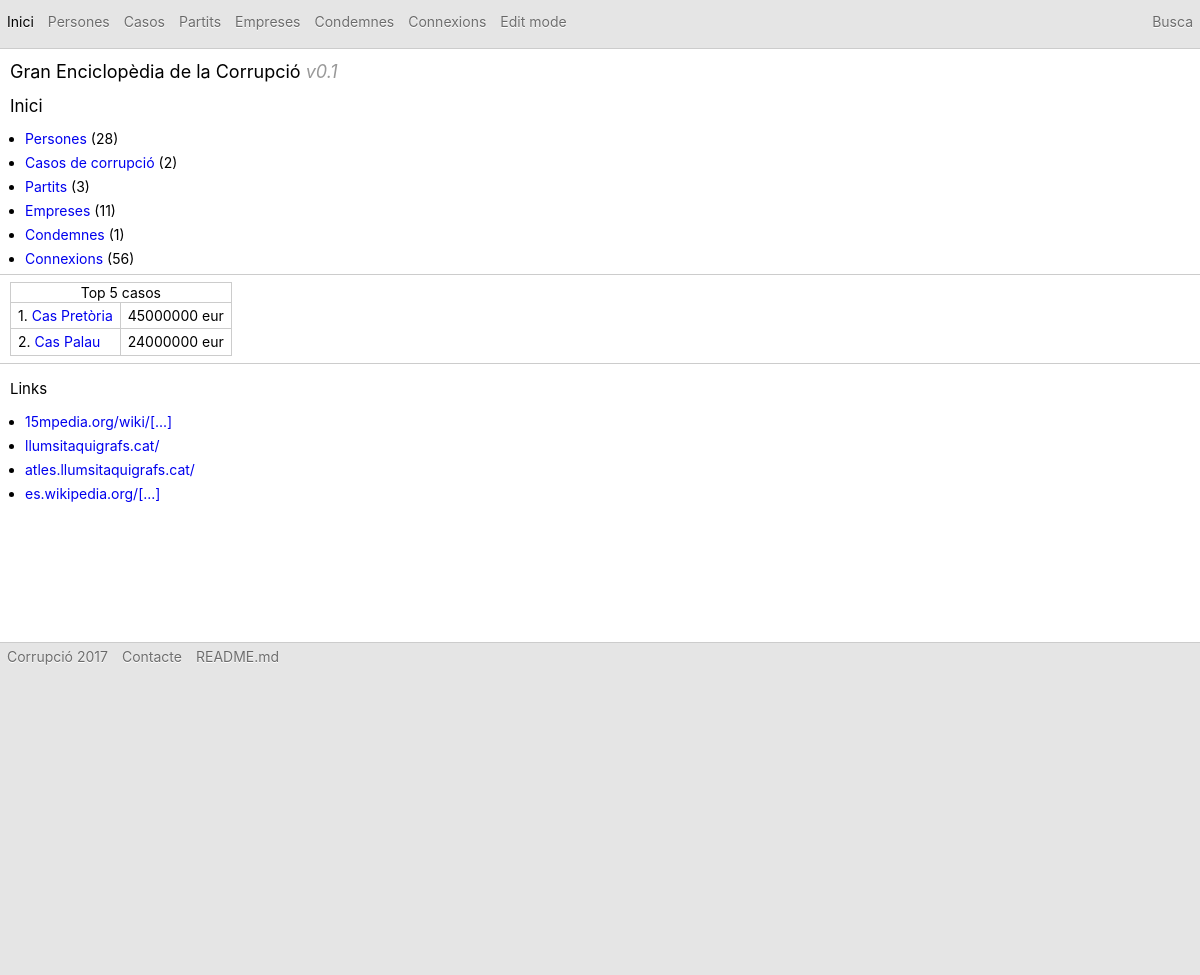
The page / on the database its author committed.
### tables this page shows
CREATE TABLE `casos` (
  `id` int(11) NOT NULL AUTO_INCREMENT,
  `nom` text NOT NULL,
  `espoli` float NOT NULL,
  `any` text NOT NULL,
  `estat` text NOT NULL,
  `modificacio` timestamp NOT NULL DEFAULT CURRENT_TIMESTAMP ON UPDATE CURRENT_TIMESTAMP,
  `descripcio` text NOT NULL,
  PRIMARY KEY (`id`)
);

### index.php (the view, shortened to what this page needs)
<!doctype html><html><head>
	<?php include'imports.php'?>
</head><body>
<?php include'navbar.php'?>
<h1>Gran Enciclopèdia de la Corrupció <i style=color:#999>v0.1</i></h1>
<h2>Inici</h2>
<div style=margin-right:20px>
	<ul id=resum>
		<?php
			function compta($taula){
				global $mysql;
				$sql="SELECT COUNT(*) FROM $taula";
				$res=$mysql->query($sql) or die(mysqli_error($mysql));
				$row=mysqli_fetch_assoc($res);
				$n=current($row);
				return $n;
			}
		?>
		<li><a href="persones.php"> Persones</a>                   (<?php echo compta('persones')?>)
		<li><a href="casos.php">    Casos de corrupció</a>         (<?php echo compta('casos')?>)
		<li><a href="partits.php">  Partits</a>                    (<?php echo compta('partits')?>)
		<li><a href="empreses.php"> Empreses</a>                   (<?php echo compta('empreses')?>)
		<li><a href="condemnes.php">Condemnes</a>                  (<?php echo compta('condemnes')?>)
		<li><a href="relacions.php">Connexions</a>
			(<?php
				$suma=compta('relacions_persona_cas')+
					compta('relacions_persona_partit')+
					compta('relacions_persona_empresa');
				echo $suma;
			?>)
	</ul>
</div>
<hr>
<div>
	<table id=top5>
		<tr><th colspan=2>Top 5 casos
		<?php
			$sql="SELECT * FROM casos ORDER BY espoli DESC LIMIT 5";
			$res=$mysql->query($sql) or die(mysqli_error($mysql));
			$i=1;
			while($row=mysqli_fetch_assoc($res))
			{
				$id=$row['id'];
				$nom=$row['nom'];
				$espoli=$row['espoli'];
				echo "<tr>
					<td>$i. <a href=cas.php?id=$id>$nom</a>
					<td>$espoli eur
				";
				$i++;
			}
		?>
	</table>
</div>
<hr>
<div><h3>Links</h3>
	<ul>
		<li><a target=_blank href="https://15mpedia.org/wiki/Lista_de_casos_de_corrupci%C3%B3n">
		15mpedia.org/wiki/[...]</a>
		<li><a target=_blank href="https://llumsitaquigrafs.cat/">llumsitaquigrafs.cat/</a>
		<li><a target=_blank href="https://atles.llumsitaquigrafs.cat/">atles.llumsitaquigrafs.cat/</a>
		<li><a target=_blank href="https://es.wikipedia.org/wiki/Anexo:Casos_judiciales_relacionados_con_corrupci%C3%B3n_pol%C3%ADtica_en_Espa%C3%B1a">
		es.wikipedia.org/[...]</a>
	</ul>
</div>
<?php include'footer.php'?>

### css.css (style rules this page uses)
body { margin:0 auto; overflow-y:scroll; font-family:"Palatino Linotype", "Book Antiqua", Palatino, serif; font-family:"Trebuchet MS", Helvetica, sans-serif; font-family:"San Francisco", -apple-system, system-ui, ".SFNSText-Regular", sans-serif; font-size:14px; }
h1,h2,h3 { font-weight:normal; padding-left:10px; }
h1 { font-size:18px }
h2 { font-size:17px }
h3 { font-size:15px }
ul { margin:0; padding-left:25px; }
li { margin-top:0.5em; margin-bottom:0.5em; }
table { border-collapse:collapse }
th { font-weight:normal }
th,td { border:1px solid #ccc }
hr { border:none;border-bottom:1px solid #ccc }
a { text-decoration:none }

### index.php (style rules this page uses)
table#top5 { margin-left:10px; }
table#top5 td { padding:0.3em 0.5em; }

### rows shown on the page
casos: nom "Cas Pretòria", espoli "45000000"
casos: nom "Cas Palau", espoli "24000000"

### other values the page prints
compta('persones') "28"
compta('casos') "2"
compta('partits') "3"
compta('empreses') "11"
compta('condemnes') "1"
$suma "56"
